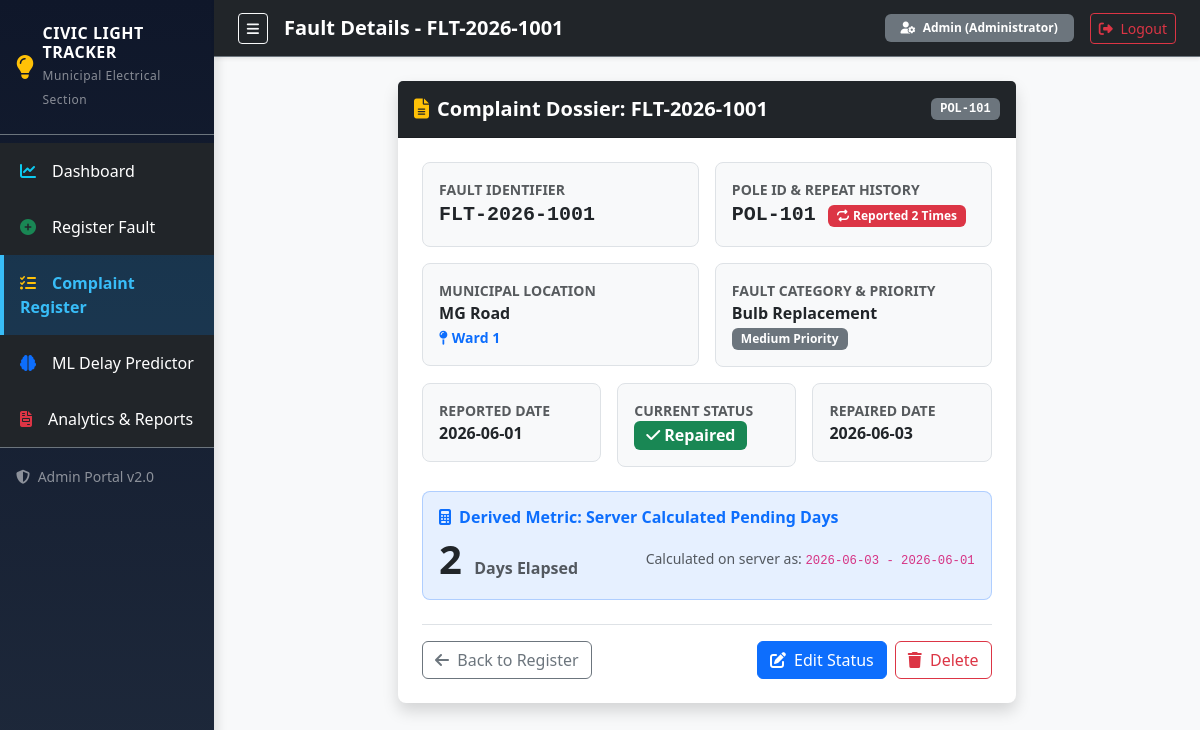
Screenshot of /complaints/1 (signed in) with the database file from the repository.
### tables this page shows
CREATE TABLE complaints (
    id INTEGER PRIMARY KEY AUTOINCREMENT,
    fault_id TEXT UNIQUE NOT NULL,
    pole_id TEXT NOT NULL,
    ward TEXT NOT NULL,
    street TEXT NOT NULL,
    reported_date DATE NOT NULL,
    fault_type TEXT NOT NULL,
    status TEXT NOT NULL DEFAULT 'Pending',
    repaired_date DATE,
    need_attention INTEGER DEFAULT 0,
    priority TEXT DEFAULT 'Medium',
    created_at TIMESTAMP DEFAULT CURRENT_TIMESTAMP
);

### blueprints/complaints.py (the view)
@complaints_bp.route('/complaints/<int:complaint_id>')
@login_required
def complaint_details(complaint_id):
    conn = get_db_connection()
    row = conn.execute("SELECT * FROM complaints WHERE id = ?", (complaint_id,)).fetchone()
    if not row:
        conn.close()
        flash("Complaint not found.", 'danger')
        return redirect(url_for('complaints.list_complaints'))
    c = dict(row)
    c['pending_days'] = calculate_pending_days(c['reported_date'], c['repaired_date'], c['status'])
    pole_history_count = conn.execute("SELECT COUNT(*) FROM complaints WHERE pole_id = ?", (c['pole_id'],)).fetchone()[0]
    conn.close()
    return render_template('complaint_details.html', complaint=c, pole_history_count=pole_history_count, statuses=STATUSES)

### blueprints/auth.py (called while the page is built)
def login_required(f):
    @wraps(f)
    def decorated_function(*args, **kwargs):
        if 'user_id' not in session:
            flash('Please log in to access this page.', 'warning')
            return redirect(url_for('auth.login', next=request.url))
        return f(*args, **kwargs)
    return decorated_function

### database.py (called while the page is built)
def get_db_connection():
    conn = sqlite3.connect(Config.DATABASE)
    conn.row_factory = sqlite3.Row
    return conn

def calculate_pending_days(reported_date_str, repaired_date_str=None, status='Pending'):
    if not reported_date_str:
        return 0
    try:
        rep_date = datetime.strptime(str(reported_date_str).strip(), '%Y-%m-%d').date()
    except (ValueError, TypeError):
        return 0
    if status == 'Repaired' and repaired_date_str and str(repaired_date_str).strip():
        try:
            fix_date = datetime.strptime(str(repaired_date_str).strip(), '%Y-%m-%d').date()
            diff = (fix_date - rep_date).days
            return max(0, diff)
        except (ValueError, TypeError):
            pass
    today = datetime.now().date()
    diff = (today - rep_date).days
    return max(0, diff)

### templates/complaint_details.html (shortened to what this page needs)
{% extends "base.html" %}
{% block header_title %}Fault Details - {{ complaint.fault_id }}{% endblock %}
{% block content %}
<div class="row g-4 justify-content-center">
    <div class="col-lg-8">
        <div class="card shadow border-0 rounded-3 mb-4">
            <div class="card-header bg-dark text-white p-3 d-flex align-items-center justify-content-between">
                <h5 class="fw-bold mb-0">
                    <i class="fa-solid fa-file-lines me-2 text-warning"></i>Complaint Dossier: {{ complaint.fault_id }}
                </h5>
                <span class="badge bg-secondary font-monospace">{{ complaint.pole_id }}</span>
            </div>
            <div class="card-body p-4">
                {% if is_edit %}
                <form method="POST" action="{{ url_for('complaints.edit_complaint', complaint_id=complaint.id) }}">
                    <h6 class="fw-bold text-primary mb-3"><i class="fa-solid fa-pen-to-square me-2"></i>Update Complaint Record</h6>
                    <div class="row g-3 mb-3">
                        <div class="col-md-6">
                            <label class="form-label fw-semibold">Ward</label>
                            <select class="form-select" name="ward" required>
                                {% for w in wards %}
                                <option value="{{ w }}" {% if complaint.ward == w %}selected{% endif %}>{{ w }}</option>
                                {% endfor %}
                            </select>
                        </div>
                        <div class="col-md-6">
                            <label class="form-label fw-semibold">Street</label>
                            <input type="text" class="form-control" name="street" value="{{ complaint.street }}" required>
                        </div>
                        <div class="col-md-6">
                            <label class="form-label fw-semibold">Fault Category</label>
                            <select class="form-select" name="fault_type" required>
                                {% for ft in fault_types %}
                                <option value="{{ ft }}" {% if complaint.fault_type == ft %}selected{% endif %}>{{ ft }}</option>
                                {% endfor %}
                            </select>
                        </div>
                        <div class="col-md-6">
                            <label class="form-label fw-semibold">Status</label>
                            <select class="form-select" name="status" required>
                                {% for st in statuses %}
                                <option value="{{ st }}" {% if complaint.status == st %}selected{% endif %}>{{ st }}</option>
                                {% endfor %}
                            </select>
                        </div>
                        <div class="col-md-6">
                            <label class="form-label fw-semibold">Repaired Date</label>
                            <input type="date" class="form-control" name="repaired_date" value="{{ complaint.repaired_date or '' }}">
                        </div>
                    </div>
                    <div class="d-flex justify-content-end gap-2 pt-3 border-top">
                        <a href="{{ url_for('complaints.complaint_details', complaint_id=complaint.id) }}" class="btn btn-outline-secondary">Cancel</a>
                        <button type="submit" class="btn btn-primary fw-bold">Save Changes</button>
                    </div>
                </form>
                {% else %}
                <div class="row g-3 mb-4">
                    <div class="col-md-6">
                        <div class="p-3 bg-light rounded-3 border">
                            <small class="text-muted text-uppercase fw-semibold d-block">Fault Identifier</small>
                            <span class="fs-5 fw-bold text-dark font-monospace">{{ complaint.fault_id }}</span>
                        </div>
                    </div>
                    <div class="col-md-6">
                        <div class="p-3 bg-light rounded-3 border">
                            <small class="text-muted text-uppercase fw-semibold d-block">Pole ID & Repeat History</small>
                            <span class="fs-5 fw-bold text-dark font-monospace me-2">{{ complaint.pole_id }}</span>
                            {% if pole_history_count > 1 %}
                            <span class="badge bg-danger"><i class="fa-solid fa-repeat me-1"></i>Reported {{ pole_history_count }} Times</span>
                            {% else %}
                            <span class="badge bg-success">First Report</span>
                            {% endif %}
                        </div>
                    </div>
                    <div class="col-md-6">
                        <div class="p-3 bg-light rounded-3 border">
                            <small class="text-muted text-uppercase fw-semibold d-block">Municipal Location</small>
                            <div class="fw-bold text-dark fs-6">{{ complaint.street }}</div>
                            <small class="text-primary fw-semibold"><i class="fa-solid fa-map-pin me-1"></i>{{ complaint.ward }}</small>
                        </div>
                    </div>
                    <div class="col-md-6">
                        <div class="p-3 bg-light rounded-3 border">
                            <small class="text-muted text-uppercase fw-semibold d-block">Fault Category & Priority</small>
                            <div class="fw-bold text-dark fs-6">{{ complaint.fault_type }}</div>
                            <span class="badge {% if complaint.priority == 'Critical' %}bg-danger{% elif complaint.priority == 'High' %}bg-warning text-dark{% else %}bg-secondary{% endif %}">
                                {{ complaint.priority or 'Medium' }} Priority
                            </span>
                        </div>
                    </div>
                    <div class="col-md-4">
                        <div class="p-3 bg-light rounded-3 border">
                            <small class="text-muted text-uppercase fw-semibold d-block">Reported Date</small>
                            <span class="fw-bold text-dark">{{ complaint.reported_date }}</span>
                        </div>
                    </div>
                    <div class="col-md-4">
                        <div class="p-3 bg-light rounded-3 border">
                            <small class="text-muted text-uppercase fw-semibold d-block">Current Status</small>
                            {% if complaint.status == 'Repaired' %}
                                <span class="badge bg-success fs-6"><i class="fa-solid fa-check me-1"></i>Repaired</span>
                            {% elif complaint.status == 'In Progress' %}
                                <span class="badge bg-info text-dark fs-6"><i class="fa-solid fa-spinner me-1"></i>In Progress</span>
                            {% else %}
                                <span class="badge bg-warning text-dark fs-6"><i class="fa-solid fa-clock me-1"></i>Pending</span>
                            {% endif %}
                        </div>
                    </div>
                    <div class="col-md-4">
                        <div class="p-3 bg-light rounded-3 border">
                            <small class="text-muted text-uppercase fw-semibold d-block">Repaired Date</small>
                            <span class="fw-bold text-dark">{{ complaint.repaired_date or 'Not Yet Repaired' }}</span>
                        </div>
                    </div>
                </div>
                <div class="card bg-primary bg-opacity-10 border-primary border-opacity-25 rounded-3 mb-4">
                    <div class="card-body p-3">
                        <h6 class="fw-bold text-primary mb-1">
                            <i class="fa-solid fa-calculator me-2"></i>Derived Metric: Server Calculated Pending Days
                        </h6>
                        <div class="d-flex align-items-center justify-content-between mt-2">
                            <div>
                                <span class="display-6 fw-bold text-dark me-2">{{ complaint.pending_days }}</span>
                                <span class="text-muted fw-semibold">Days Elapsed</span>
                            </div>
                            <small class="text-muted style-italic max-w-50">
                                Calculated on server as: <code>{{ complaint.repaired_date or 'Current Date' }} - {{ complaint.reported_date }}</code>
                            </small>
                        </div>
                    </div>
                </div>
                <div class="d-flex justify-content-between align-items-center pt-3 border-top">
                    <a href="{{ url_for('complaints.list_complaints') }}" class="btn btn-outline-secondary">
                        <i class="fa-solid fa-arrow-left me-1"></i> Back to Register
                    </a>
                    <div class="d-flex gap-2">
                        <a href="{{ url_for('complaints.edit_complaint', complaint_id=complaint.id) }}" class="btn btn-primary">
                            <i class="fa-solid fa-pen-to-square me-1"></i> Edit Status
                        </a>
                        <form method="POST" action="{{ url_for('complaints.delete_complaint', complaint_id=complaint.id) }}" onsubmit="return confirm('Delete this record?');">
                            <button type="submit" class="btn btn-outline-danger">
                                <i class="fa-solid fa-trash me-1"></i> Delete
                            </button>
                        </form>
                    </div>
                </div>
                {% endif %}
            </div>
        </div>
    </div>
</div>
{% endblock %}

### static/css/style.css (style rules this page uses)
:root { --primary-color: #1e3a8a; --secondary-color: #475569; --accent-warning: #f59e0b; --accent-success: #10b981; --accent-danger: #ef4444; --sidebar-width: 260px; --border-radius: 0.75rem; }
body { font-family: 'Segoe UI', system-ui, -apple-system, sans-serif; color: #1e293b; background-color: #f8fafc; }
.badge { padding: 0.4em 0.75em; font-weight: 600; }

### rows the page displays
complaints: fault_id "FLT-2026-1001", pole_id "POL-101", street "MG Road", ward "Ward 1", fault_type "Bulb Replacement", priority "Medium", reported_date "2026-06-01", repaired_date "2026-06-03"

### other values shown
{{ session.username }} "Admin"
{{ session.role }} "Administrator"
{{ pole_history_count }} "2"
{{ complaint.pending_days }} "2"
